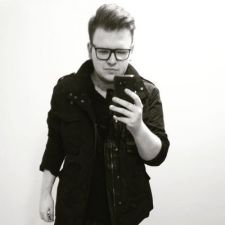
#> input picture baza_web/0TONHOm8_400x400-225x225.jpg, 225 x 225 px; its folder holds only this picture in this run
$ jupyter execute main.ipynb   (shell and % lines are left out)
#> lines starting #> are read from the running program, lines starting #| are printed output that depends on the picture
Konrad Szwed projekt 0.7

Bibliografia:<br/>
https://dzone.com/articles/image-data-analysis-using-numpy-amp-opencv <br/>
https://plot.ly/matplotlib/

[cell 1]
import requests
import sys
import shutil
import re
import threading
from bs4 import BeautifulSoup as soup
import glob
import os
import numpy as np
import imageio
import matplotlib.pyplot as plt
import matplotlib.image as mpimg
import datetime
import csv
import time
from scipy.stats import norm
import pandas as pd
import skimage
import plotly.tools as tls
import plotly.plotly as py
import plotly
import cv2
from skimage.color import rgb2hsv
#plotly.tools.set_credentials_file(username='roonie11lord', api_key='0atj1bcfny')
#import skimage.color

[cell 2]
#uzywanie GPU do operacji
#import numba
#from numba import cuda
#from numba import autojit
#@cuda.jit

[cell 3]
#Wymiary wykresów w matplotlib
plt.rcParams['figure.figsize'] = [15, 10]

[cell 4]
#GLOBALNE ŚCIEŻKI DOSTĘPU
#WPISZ SCIEZKE DO FOLDERU W KTORYM ZBADAMY PLIKI GRAFICZNE (zostaw to r''' i ''' na końcu)
#domyślnie: \Users\rooni\Desktop\projekt_analiza_obrazu\baza
#########################################################################
#user_path=r'''C:\Users\rooni\Desktop\PHOTOSHOP'''
#user_path=r'''\Users\rooni\Desktop\projekt_analiza_obrazu\baza_test2'''
#user_path=r'''\Users\rooni\Desktop\projekt_analiza_obrazu\baza'''
#user_path=r'''\Users\rooni\Desktop\projekt_analiza_obrazu\baza_test'''
user_path=r'''./baza_web'''
#########################################################################
#stats_path=r'''C:\Users\rooni\Desktop\projekt_analiza_obrazu\stats'''
#stats_path=r'''C:\Users\KSzwed\repositories\projekt_analiza_obrazu\stats'''
stats_path = '''./stats'''
#########################################################################
#url = "https://www.uni.lodz.pl/"
url = "https://pixabay.com/pl/images/search/dog/"

[cell 5]
def timeit(method):
    """Mierzy czas wykonania funkcji"""

    def check_time(*args, **kw):
        ts = time.time()
        result = method(*args, **kw)
        te = time.time()
        log(method.__name__, args, kw, ts, te)
        return result

    def log(name, args, kw, time_start, time_end):
        #msg = '%r (%r, %r) %2.10f sec' % (name, args, kw, time_end - time_start)
        msg = '%r %2.10f sec' % (name, time_end - time_start)
        print (msg)

    check_time.__name__ = method.__name__
    return check_time

<h2>Pobieranie grafik ze strony</h2>

[cell 6]
THREAD_COUNTER = 0
THREAD_MAX     = 5

def get_source( link ):
    r = requests.get( link )
    if r.status_code == 200:
        return soup( r.text )
    else:
        sys.exit( "[~] Invalid Response Received." )

# [22 lines left out: functions filter, requesthandle, not called in this run]

def download_images(source):
    html = get_source( source )
    tags = filter( html )
    for tag in tags:
        src = tag.get( "src" )
        if src:
            src = re.match( r"((?:https?:\/\/.*)?\/(.*\.(?:png|jpg)))", src )
            if src:
                (link, name) = src.groups()
                if not link.startswith("http"):
                    link = source + link
                _t = threading.Thread( target=requesthandle, args=(link, name.split("/")[-1]) )
                _t.daemon = True
                _t.start()

                while THREAD_COUNTER >= THREAD_MAX:
                    pass

    while THREAD_COUNTER > 0:
        pass

[cell 7]
#pobieranie grafik
download_images(url)
#> (the call stopped at in get_source, `r = requests.get( link )`: the network is not available in this run)

[cell 8]
#pobieranie jpg,png,jpeg z folderu

@timeit
def pliki(user_path):
    path, dirs, files = next(os.walk(user_path))
    print("W folderze jest :", len(files) ,"plikow")
    count=len(files)
    files = [ fi for fi in files if fi.endswith(".jpg") or fi.endswith(".jpeg") or fi.endswith(".png")]
    file_count = len(files)
    print("W tym :", file_count ,"plików jpg, jpeg, png")
    print("W tym :", count-file_count ,"innych plików")
    return(files, file_count)

<h2>Ilość plików w podanej ścieżce</h2>

[cell 9]
files,file_count=pliki(user_path)

[cell 10]
#test konkretnego pliku, funkcje niżej przyjmują jako
get_ipython().run_line_magic('matplotlib', 'inline')
@timeit
def test_img(file):
    pic = imageio.imread(file)
    plt.figure(figsize = (15,15))
    plt.imshow(pic)

    print('Type of the image: ' , type(pic))
    print('Shape of the image: {}'.format(pic.shape))
    print(f'Image Hight: {pic.shape[0]} pixels')
    print(f'Image Width: {pic.shape[1]} pixels')
    print('Dimension of Image: {}'.format(pic.ndim))
    print('Image size: {}'.format(pic.size))
    print('Maximum RGB value in this image: {}'.format(pic.max()))
    print('Minimum RGB value in this image: {}'.format(pic.min()))
    try:
        print('Value of only R channel: {}'.format(pic[ 100, 50, 0]))
        print('Value of only G channel: {}'.format(pic[ 100, 50, 1]))
        print('Value of only B channel: {}'.format(pic[ 100, 50, 2]))
    except IndexError:
        print("RGB canals error")

[cell 11]
#@timeit
#@cuda.jit
def imgstats(file,index=0):
    pic = imageio.imread(user_path+'/{}'.format(file))
    img_stats=[]
    img_stats.append(index)
    img_stats.append(file)
    img_stats.append(type(pic))
    img_stats.append(pic.shape[0])
    img_stats.append(pic.shape[1])
    img_stats.append(pic.ndim)
    img_stats.append(pic.size)
    img_stats.append(pic.max())
    img_stats.append(pic.min())
    try:
        img_stats.append(pic[100, 50, 0])
        img_stats.append(pic[ 100, 50, 1])
        img_stats.append(pic[ 100, 50, 2])
    except IndexError:
        img_stats.append(0)
        img_stats.append(0)
        img_stats.append(0)
    return img_stats

[cell 12]
#Grayscale
def grayscale(sciezka):
    original = imageio.imread(sciezka)
    grayscale = rgb2gray(original)

    fig, axes = plt.subplots(1, 2, figsize=(8, 4))
    ax = axes.ravel()

    ax[0].imshow(original)
    ax[0].set_title("Original")
    ax[1].imshow(grayscale, cmap=plt.cm.gray)
    ax[1].set_title("Grayscale")

    fig.tight_layout()
    plt.show()
    return grayscale

[cell 13]
def hist_match(source, template):
    oldshape = source.shape
    source = source.ravel()
    template = template.ravel()

    # get the set of unique pixel values and their corresponding indices and
    # counts
    s_values, bin_idx, s_counts = np.unique(source, return_inverse=True,
                                            return_counts=True)
    t_values, t_counts = np.unique(template, return_counts=True)

    # take the cumsum of the counts and normalize by the number of pixels to
    # get the empirical cumulative distribution functions for the source and
    # template images (maps pixel value --> quantile)
    s_quantiles = np.cumsum(s_counts).astype(np.float64)
    s_quantiles /= s_quantiles[-1]
    t_quantiles = np.cumsum(t_counts).astype(np.float64)
    t_quantiles /= t_quantiles[-1]

    # interpolate linearly to find the pixel values in the template image
    # that correspond most closely to the quantiles in the source image
    interp_t_values = np.interp(s_quantiles, t_quantiles, t_values)

    return interp_t_values[bin_idx].reshape(oldshape)

[cell 14]
#HIGH VALUES OF RGB
def high_values(sciezka, value):
    #plt.rcParams['figure.figsize'] = [5, 5]
    # Only Red Pixel value , higher than value

    pic = imageio.imread(sciezka)
    red_mask = pic[:, :, 0] < value
    pic[red_mask] = 0
    plt.figure()
    plt.imshow(pic)
    plt.title("red pixel higher than {}".format(value))
    # Only Green Pixel value , higher than value

    pic = imageio.imread(sciezka)
    green_mask = pic[:, :, 1] < value
    pic[green_mask] = 0
    plt.figure()
    plt.imshow(pic)
    plt.title("green pixel higher than {}".format(value))
    # Only Blue Pixel value , higher than value

    pic = imageio.imread(sciezka)
    blue_mask = pic[:, :, 2] < value
    pic[blue_mask] = 0
    plt.figure()
    plt.imshow(pic)
    plt.title("blue pixel higher than {}".format(value))
    # Composite mask using logical_and

    pic = imageio.imread(sciezka)
    final_mask = np.logical_and(red_mask, green_mask, blue_mask)
    pic[final_mask] = 40
    plt.figure()
    plt.imshow(pic)
    plt.title("composite mask")

#high_values('lena.png',180)

[cell 15]
Titles=['Index','File name','Type of the image','Image Height','Image Width','Dimension of Image','Image size','Maximum RGB','Minimum RGB','R channel','G channel','B channel','Baza wygenerowana przez Konrad Szwed dnia {} | Zawiera {} elementow'.format(datetime.datetime.today(),file_count)]

[cell 16]
#test w razie problemow z konkretnym plikiem
#file=user_path+'\{}'.format(files[10])
#test_img(file)

[cell 17]
#Sprawdzenie poprzedniego pliku ze statystykami
#path_oldstat='./stats/'


if not os.path.exists(stats_path):
    os.makedirs(stats_path)

@timeit
def check_stats(stats_path):
    path_oldstat=stats_path
    if os.path.isfile(path_oldstat+'stats.csv') :
        if os.path.isfile(path_oldstat+'old_stats.csv') :
            os.unlink(path_oldstat+'old_stats.csv')
        os.rename(path_oldstat+'stats.csv', path_oldstat+'old_stats.csv')
        print('Utworzono backup poprzedniej bazy danych w folderze {},pod nazwą {}'.format(path_oldstat, os.listdir(path_oldstat)))


#Tworzenie csv

@timeit
def make_csv_stats(stats_path, Titles, files, file_count):
    global i
    with open(stats_path+'/stats.csv', 'w') as csvfile:
        filewriter = csv.writer(csvfile, delimiter=',',
                                quotechar=' ', quoting=csv.QUOTE_MINIMAL)
        filewriter.writerow(Titles)
        #file_count ale do testow ustawcie mniejsza liczbe
        index=0
        for i in files:
            filewriter.writerow(imgstats(i,index))
            index+=1

check_stats(stats_path)
make_csv_stats(stats_path, Titles, files, file_count)
#> in imgstats, pic is the input picture: shape (225, 225, 3); mean R, G, B 173.8, 173.3, 169.1

[cell 18]
print(files[0])
print(imgstats(files[0]))

[cell 19]
@timeit
def wyswietl(stats):
    return('Image Height:{:.2f}\n Image Width:{:.2f}\n Dimension of Image:{:.2f}\n Image size:{:.2f}Mb\n Maximum RGB:{:.2f}\n Minimum RGB:{:.2f}\n R channel:{:.2f}\n G channel:{:.2f}\n B channel:{:.2f}'.format(stats[0],stats[1],stats[2],stats[3]*pow(10,-6),stats[4],stats[5],stats[6],stats[7],stats[8]))

[cell 20]
#tworzymy dane
#@cuda.jit
@timeit
def make_data_stats_from_links(files):
    dane=[]
    for i in files:
        dane.append(imgstats(i))
    return dane

dane=make_data_stats_from_links(files)
#> dane = 1 item
#print(dane)

<h2>Średnie statystyki wszystkich plików w podanej ścieżce</h2>

[cell 21]
#Statystyki uśrednione
#@cuda.jit
@timeit
def make_avg_from_data(data):
    avg=[0,0,0,0,0,0,0,0,0]

    for i in range(0,len(dane)):
        for x in range(3,12):
            #print(dane[i][x])
            avg[x-3]+=dane[i][x]
    for i in range(0,len(avg)):
        avg[i]=avg[i]/len(dane)
    return avg

[cell 22]
avg=make_avg_from_data(dane)
#> the loop in make_avg_from_data, `for i in range(0,len(dane)):` made 1 pass
#> after the loop in make_avg_from_data, `for i in range(0,len(dane)):`: avg = [225, 225, 3, 151875, 255, 0, 209, 208, 203]
#> the loop in make_avg_from_data, `for i in range(0,len(avg)):` made 9 passes
#> avg = [225, 225, 3, 151875, 255, 0, 209, 208, 203]
print("Wyniki średnie:")
print(wyswietl(avg))
#| Image Height:225.00
#|  Image Width:225.00
#|  Dimension of Image:3.00
#|  Image size:0.15Mb
#|  Maximum RGB:255.00
#|  Minimum RGB:0.00
#> (further printed lines are left out)

[cell 23]
#wykresy

print("wykres średnia z RGB channels")
y = [avg[6],avg[7],avg[8]]
#> y = [209, 208, 203]
plt.bar(['r','g','b'],y)
plt.ylim(min(y)-5, max(y)+5)
plt.show()
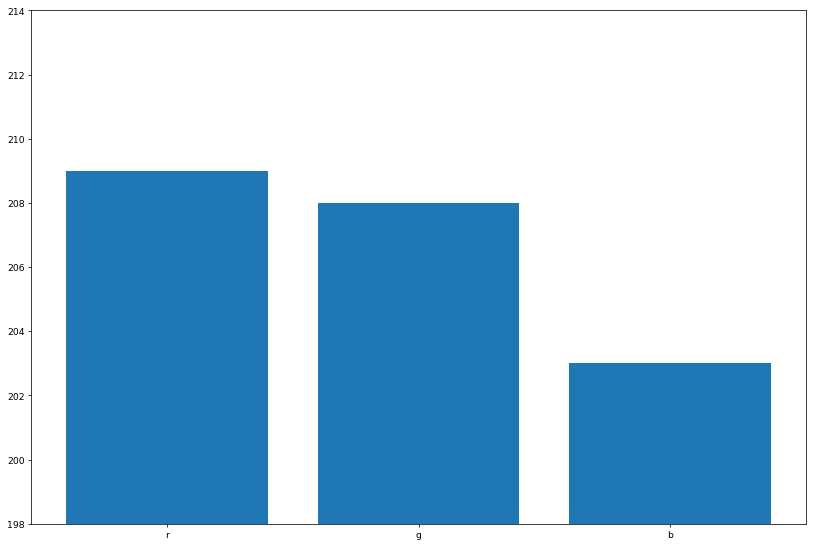
#> figure drawn by matplotlib, 1 panel; tallest bar 209 high, from x = -0.4 to 0.4

<H2>Ilość wystąpień poszczególnych wartości RGB</H2>

[cell 24]
# create a figure and axis
plt.rcParams['figure.figsize'] = [15, 10]
fig, ax = plt.subplots()

t=[i for i in range(256)]
data1,data2,data3=[],[],[]
for i in range(0,len(dane)):
    data1.append(dane[i][9])
    data2.append(dane[i][10])
    data3.append(dane[i][11])
#> this loop made 1 pass
#> after the loop, data1 = [209]; data2 = [208]; data3 = [203]

num_bins = 64 #ilosc slupkow
# the histogram of the data
n, bins, patches = ax.hist(data1, num_bins, density=1, color='red',alpha = 1)
#> n = 64 values, max 64 at index 32, min 0 at index 0, mean 1; bins = 65 values from 208.5 to 209.5; patches = 64 items
ax.hist(data2, num_bins, density=1, color='green',alpha = 0.6)
ax.hist(data3, num_bins, density=1, color='blue',alpha = 0.4)

# add a 'best fit' line red
(mu, sigma) = norm.fit(data1)
#> mu = 209; sigma = 0
y = ((1 / (np.sqrt(2 * np.pi) * sigma)) *
     np.exp(-0.5 * (1 / sigma * (bins - mu))**2))
ax.plot(bins, y, '--', color="red")

# add a 'best fit' line red
(mu, sigma) = norm.fit(data2)
#> mu = 208
y = ((1 / (np.sqrt(2 * np.pi) * sigma)) *
     np.exp(-0.5 * (1 / sigma * (bins - mu))**2))
ax.plot(bins, y, '.', color="green")

# add a 'best fit' line red
(mu, sigma) = norm.fit(data3)
#> mu = 203
y = ((1 / (np.sqrt(2 * np.pi) * sigma)) *
     np.exp(-0.5 * (1 / sigma * (bins - mu))**2))
ax.plot(bins, y, '*', color="blue")

ax.set_xlabel('wartość RGB')
ax.set_ylabel('Ilość wystąpień')
ax.set_title(r'Histogram wystąpień RGB')

#zapis grafu
plt.savefig('rgbavg.png')
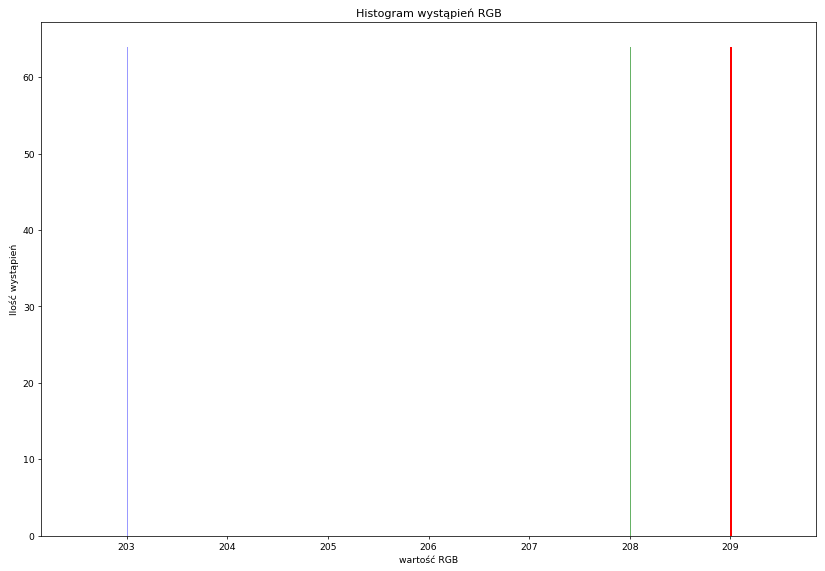
#> figure drawn by matplotlib, 1 panel; tallest bar 64 high, from x = 209 to 209; tallest bar 64 high, from x = 208 to 208; tallest bar 64 high, from x = 203 to 203
plt.savefig('rgbavg.pdf')

# Tweak spacing to prevent clipping of ylabel
fig.tight_layout()
plt.show()
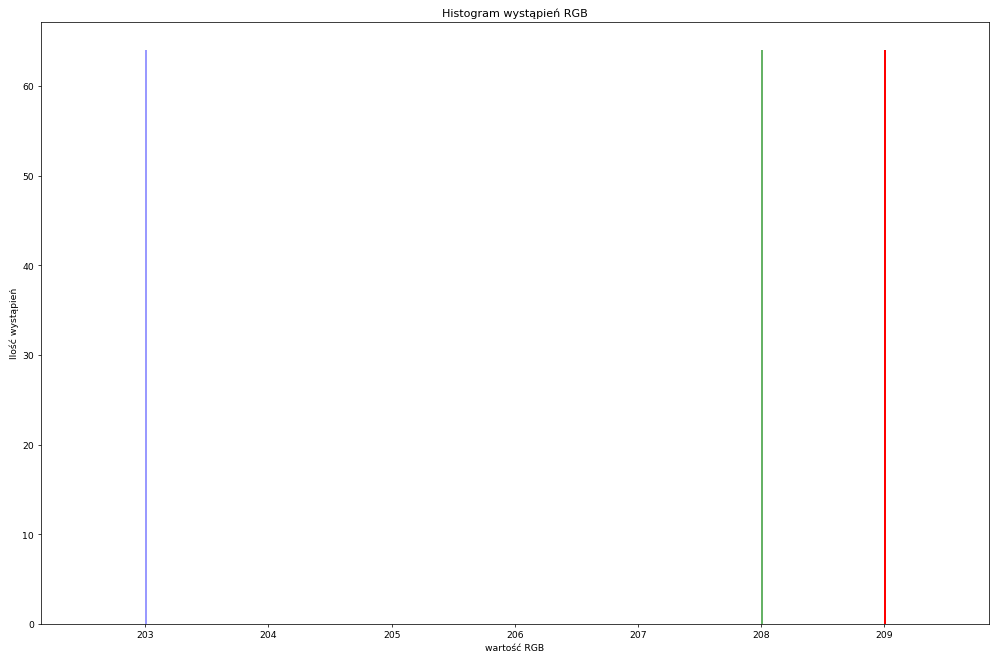
#> figure drawn by matplotlib, 1 panel; tallest bar 64 high, from x = 209 to 209; tallest bar 64 high, from x = 208 to 208; tallest bar 64 high, from x = 203 to 203

<h2>Rozmiary grafik</h2>
<h3>Wysokość/szerokość i rozmiar</h3>

[cell 25]
t=[i for i in range(256)]
#> t = 256 values from 0 to 255
datax,datay,datar=[],[],[]
for i in range(0,len(dane)):
    datax.append(dane[i][3])
    datay.append(dane[i][4])
    datar.append(dane[i][6])
#> after the loop, datar = [151875]; datax = [225]; datay = [225]
plt.rcParams['figure.figsize'] = [15, 10]
line = plt.figure()

plt.xticks(np.arange(min(datax), max(datax)+100, max(datax)/40), rotation=45)
plt.yticks(np.arange(min(datay), max(datay)+100, max(datay)/40), rotation=0)
#np.random.seed(5)

plt.grid(color='gray', alpha=0.1)
minimum=min(datar)
#> minimum = 151875
s = [n/minimum*100 for n in datar]
#> s = [100]
plt.scatter(datax,datay,s=s, alpha = 0.6, edgecolor='r')
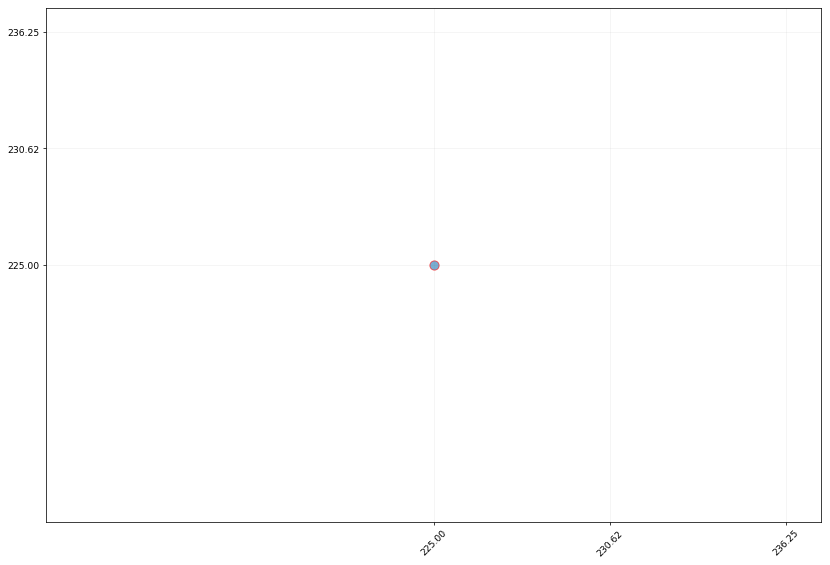
#> figure drawn by matplotlib, 1 panel

<h2>Szukanie najbardziej podobnych grafik</h2>

[cell 26]
import cv2

class CompareImage(object):

    def __init__(self, image_1_path, image_2_path):
        self.minimum_commutative_image_diff = 1
        self.image_1_path = image_1_path
        self.image_2_path = image_2_path

    def compare_image(self):
        image_1 = cv2.imread(self.image_1_path, 0)
        image_2 = cv2.imread(self.image_2_path, 0)
        commutative_image_diff = self.get_image_difference(image_1, image_2)

        if commutative_image_diff < self.minimum_commutative_image_diff:
            #print ("Matched")
            return commutative_image_diff
        return 10000

    @staticmethod
    def get_image_difference(image_1, image_2):
        first_image_hist = cv2.calcHist([image_1], [0], None, [256], [0, 256])
        second_image_hist = cv2.calcHist([image_2], [0], None, [256], [0, 256])

        img_hist_diff = cv2.compareHist(first_image_hist, second_image_hist, cv2.HISTCMP_BHATTACHARYYA)
        img_template_probability_match = cv2.matchTemplate(first_image_hist, second_image_hist, cv2.TM_CCOEFF_NORMED)[0][0]
        img_template_diff = 1 - img_template_probability_match

        # taking only 10% of histogram diff, since it's less accurate than template method
        commutative_image_diff = (img_hist_diff / 10) + img_template_diff
        return commutative_image_diff

#test
compare_image = CompareImage("lena.png","lena.png")
image_difference = compare_image.compare_image()
#> in compare_image, `commutative_image_diff = self.get_image_difference(image_1, image_2)`: commutative_image_diff = 0.1
#> image_difference = 0.1
#jeśli obrazki nie są identyczne wynik będzie <0  (procentowym jeśli pomnożymy przez 100)
print (round(image_difference*100))
#| 10

[cell 27]
@timeit
def what_are_similar(files):

    length=len(files)
    max_img_equal,x,y=0,0,0
    min_img_equal,x2,y2=100,0,0
    for i in range(0,length):
        #print(i) #licznik
        for n in range(i+1,length):
            test,test2=user_path+'\{}'.format(files[n]),user_path+'\{}'.format(files[i])
            compare_image = CompareImage(test,test2)
            image_difference = compare_image.compare_image()
            if(image_difference!=10000):
                if (max_img_equal<float(image_difference)):
                    max_img_equal,x,y=image_difference,i,n
                if (min_img_equal>float(image_difference)):
                    min_img_equal,x2,y2=image_difference,i,n
    print('Najwięcej: {} % niezgodności pomiedzy obrazkiem nr {} i {}'.format(max_img_equal*100, x, y  ))
    print('Najmniej: {} % niezgodności pomiedzy obrazkiem nr {} i {} \n '.format(min_img_equal*100, x2, y2  ))
    return x,y,x2,y2


x,y,x2,y2=what_are_similar(files)
#> x = 0; y = 0; x2 = 0; y2 = 0

[cell 28]
print('Najbardziej podobne grafiki')
path='{}\{}'.format(user_path,files[x2])
#> path = './baza_web\\0TONHOm8_400x400-225x225.jpg'
first = imageio.imread(path)
path=user_path+'\{}'.format(files[y2])
second = imageio.imread(path)


fig, axes = plt.subplots(1, 2, figsize=(8, 4))
ax = axes.ravel()
print(files[x2])
#| 0TONHOm8_400x400-225x225.jpg
ax[0].imshow(first)
ax[0].set_title(files[x2])
ax[1].imshow(second)
ax[1].set_title(files[y2])

fig.tight_layout()
plt.show()

[cell 29]
print('Najmniej podobne grafiki')
path='{}\{}'.format(user_path,files[x])
first = imageio.imread(path)
path=user_path+'\{}'.format(files[y])
second = imageio.imread(path)

fig, axes = plt.subplots(1, 2, figsize=(8, 4))
ax = axes.ravel()

ax[0].imshow(first)
ax[0].set_title(files[x])
ax[1].imshow(second)
ax[1].set_title(files[y])

fig.tight_layout()
plt.show()

<h2>Gray Scale</h2>

[cell 30]
from skimage.color import rgb2gray
#test szarości najmniej podobnych grafik
gray=grayscale(user_path+'\{}'.format(files[x]))
gray2=grayscale(user_path+'\{}'.format(files[y]))

[cell 31]
#teścik obrazka
test_img(user_path+'\{}'.format(files[x]))
#| Type of the image:  <class 'numpy.ndarray'>
#| Shape of the image: (225, 225, 3)
#| Image Hight: 225 pixels
#| Image Width: 225 pixels
#| Dimension of Image: 3
#| Image size: 151875
#| Maximum RGB value in this image: 255
#| Minimum RGB value in this image: 0
#| Value of only R channel: 209
#| Value of only G channel: 208
#| Value of only B channel: 203

<h2>Progowanie obrazu za pomocą barwy i ustalonej granicy kanału</h2>
<a>https://en.wikipedia.org/wiki/Thresholding_(image_processing)</a>

[cell 32]
#USTAW GRANICĘ (średnio 0-0.12)
hue_threshold=0.11

[cell 33]
#RGB to HSV
def rgb_hsv(sciezka, hue_threshold = 0):
    rgb_img = imageio.imread(sciezka)
    hsv_img = rgb2hsv(rgb_img)
    hue_img = hsv_img[:, :, 0]
    value_img = hsv_img[:, :, 2]

    fig, (ax0, ax1, ax2) = plt.subplots(ncols=3, figsize=(15, 10))

    ax0.imshow(rgb_img)
    ax0.set_title("RGB image")
    ax0.axis('off')
    ax1.imshow(hue_img, cmap='hsv')
    ax1.set_title("Hue channel")
    ax1.axis('off')
    ax2.imshow(value_img)
    ax2.set_title("Value channel")
    ax2.axis('off')

    fig.tight_layout()

    #hue_threshold = 0.04

    binary_img = hue_img > hue_threshold

    fig, (ax0, ax1) = plt.subplots(ncols=2, figsize=(15, 5))

    ax0.hist(hue_img.ravel(), 512)
    ax0.set_title("Histogram of the Hue channel with threshold")
    ax0.axvline(x=hue_threshold, color='r', linestyle='dashed', linewidth=2)
    ax0.set_xbound(0, 0.12)
    ax1.imshow(binary_img)
    ax1.set_title("Hue-thresholded image")
    ax1.axis('off')

    fig.tight_layout()

[cell 34]
test=user_path+'\{}'.format(files[x])
#> test = './baza_web\\0TONHOm8_400x400-225x225.jpg'
rgb_hsv(test,hue_threshold)
#> in rgb_hsv, `hue_img = hsv_img[:, :, 0]`:
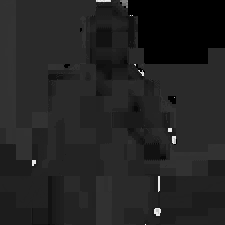
#> hue_img: shape (225, 225) float64; min 0, max 0.917, mean 0.137
#> (the rest of the program and of its run is left out)
